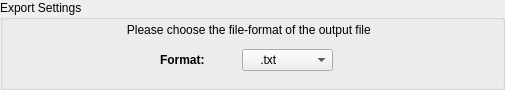
        <widget class="QGroupBox" name="groupBox_30">
         <property name="geometry">
          <rect>
           <x>10</x>
           <y>1170</y>
           <width>505</width>
           <height>90</height>
          </rect>
         </property>
         <property name="minimumSize">
          <size>
           <width>505</width>
           <height>90</height>
          </size>
         </property>
         <property name="maximumSize">
          <size>
           <width>505</width>
           <height>90</height>
          </size>
         </property>
         <property name="title">
          <string>Export Settings</string>
         </property>
         <widget class="QComboBox" name="comboBox_formatExport">
          <property name="geometry">
           <rect>
            <x>242</x>
            <y>49</y>
            <width>91</width>
            <height>22</height>
           </rect>
          </property>
          <property name="font">
           <font>
            <underline>false</underline>
           </font>
          </property>
          <property name="toolTip">
           <string>Please choose desired export format</string>
          </property>
          <item>
           <property name="text">
            <string>    .txt</string>
           </property>
          </item>
          <item>
           <property name="text">
            <string>    .csv</string>
           </property>
          </item>
          <item>
           <property name="text">
            <string>    .xlsx</string>
           </property>
          </item>
         </widget>
         <widget class="QLabel" name="label_31">
          <property name="geometry">
           <rect>
            <x>160</x>
            <y>50</y>
            <width>81</width>
            <height>20</height>
           </rect>
          </property>
          <property name="font">
           <font>
            <family>Arial</family>
            <weight>75</weight>
            <bold>true</bold>
            <underline>false</underline>
           </font>
          </property>
          <property name="text">
           <string>Format:</string>
          </property>
          <property name="alignment">
           <set>Qt::AlignLeading|Qt::AlignLeft|Qt::AlignVCenter</set>
          </property>
         </widget>
         <widget class="QLabel" name="label_5">
          <property name="geometry">
           <rect>
            <x>0</x>
            <y>20</y>
            <width>501</width>
            <height>20</height>
           </rect>
          </property>
          <property name="font">
           <font>
            <weight>50</weight>
            <bold>false</bold>
            <underline>false</underline>
           </font>
          </property>
          <property name="text">
           <string>Please choose the file-format of the output file </string>
          </property>
          <property name="alignment">
           <set>Qt::AlignCenter</set>
          </property>
         </widget>
        </widget>
